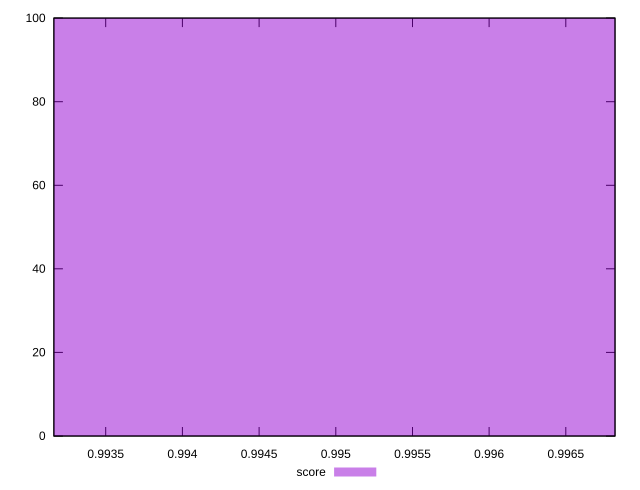

gnuplot code for this plot:
reset
set terminal svg size 640, 490 enhanced background rgb 'white'
set output "report_00007_2020-12-11T15:55:29.892Z/first-cpu-idle/samples/pages+cached+noexternal/score/histogram.svg"

$score <<EOF
0.9948415303754481 100
EOF

set key outside below
set boxwidth 0.004077219386784623
set yrange [0:100]
set style fill transparent solid 0.5 noborder

plot \
  $score title "score" with boxes, \


reset
